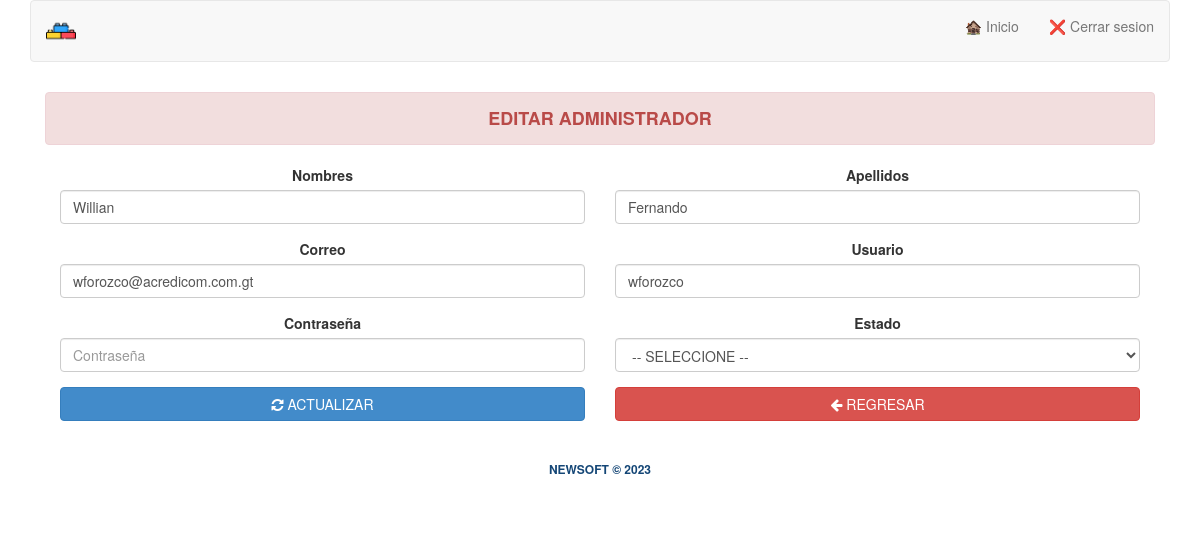
Screenshot of /?view=register_admin&adm=edit&id=2 (signed in) with the database file from the repository.
### tables this page shows
CREATE TABLE `administrador` (
  `id` int(11) NOT NULL,
  `nombres` varchar(150) NOT NULL,
  `apellidos` varchar(150) NOT NULL,
  `email` varchar(150) NOT NULL,
  `usuario` varchar(50) NOT NULL,
  `password` varchar(100) NOT NULL,
  `admin` int(1) NOT NULL,
  `olvido_pass_iden` varchar(32) DEFAULT NULL,
  `estado` int(1) NOT NULL DEFAULT 1,
  `created_by` varchar(150) NOT NULL,
  `created` datetime NOT NULL
);

### core/controller/Module.php (called while the page is built)
<?php
class Module {
	public static function loadLayout(){
		include "core/app/layouts/layout.php";
	}
}
?>

### core/controller/Lb.php (called while the page is built, shortened)
<?php
class Lb {
	public function start(){
		include "core/app/init.php";
	}
}
?>

### index.php (called while the page is built, shortened)
<?php
$lb = new Lb();
$lb->start();
?>

### core/controller/Executor.php (called while the page is built, shortened)
<?php
class Executor {
	public static function doit($sql){
		$con = Database::getCon();
		return array($con->query($sql),$con->insert_id);
	}
}
?>

### core/app/model/AdminData.php (called while the page is built, shortened)
<?php
class AdminData {
	public static $tablename = "administrador";
	public static function getById($id){
		 $sql = "select * from ".self::$tablename." where id=$id";
		$query = Executor::doit($sql);
		return Model::one($query[0],new AdminData());
	}
}

### core/controller/Model.php (called while the page is built, shortened)
<?php
class Model {
	public static function one($query,$aclass){
		$found = null;
		$data = new $aclass;
		while($r = $query->fetch_array()){
			$cnt=1;
			foreach ($r as $key => $v) {
				if($cnt>0 && $cnt%2==0){
					$data->$key = $v;
				}
				$cnt++;
			}
			$found = $data;
			break;
		}
		return $found;
	}
}
?>

### core/app/view/register_admin-view.php (the view, shortened to what this page needs)
<?php if (isset($_GET["adm"]) && $_GET["adm"] == "all") :
    $admin = AdminData::getById($_SESSION["admin_id"]);
    $admins = AdminData::getAll();
?>
    <div class="container text-center">
        <div class="row">
            <div class="col-md-12">
                <h3>
                    <p class="alert alert-danger"><strong>ADMINISTRADORES DEL SISTEMA</strong></p>
                </h3>
                <?php if (count($admins) > 0) : ?>
                    <div class="col-md-12" style="height: 450px; overflow: auto">
                        <table class="table table-bordered" id="mytable" cellspacing="0" style="font-size: 12px;">
                            <thead>
                                <tr>
                                    <th>No.</th>
                                    <th>Nombres</th>
                                    <th>Apellidos</th>
                                    <th>Usuario</th>
                                    <th>Estado</th>
                                    <th>Opciones</th>
                                </tr>
                            </thead>
                            <tfoot>
                                <tr>
                                    <th></th>
                                    <th></th>
                                    <th></th>
                                    <th></th>
                                    <th></th>
                                    <th></th>
                                </tr>
                            </tfoot>
                            <tbody>
                                <?php foreach ($admins as $adm) : ?>
                                    <tr>
                                        <td><?php echo 1 + $cont++; ?></td>
                                        <td><?php echo $adm->nombres; ?></td>
                                        <td><?php echo $adm->apellidos; ?></td>
                                        <td><?php echo $adm->usuario; ?></td>
                                        <td>
                                            <?php if ($adm->estado == 1) : ?>
                                                <span class="label label-success">Activo</span>
                                            <?php else : ?>
                                                <span class="label label-danger">Inactivo</span>
                                            <?php endif ?>
                                        </td>
                                        <td>
                                            <a href="./?view=register_admin&adm=edit&id=<?php echo $adm->id; ?>" class="btn btn-xs btn-default">✏️ Editar</a>
                                            <a href="./?action=admin&adm=delete&id=<?php echo $adm->id; ?>" class="btn btn-xs btn-default">❌</a>
                                        </td>
                                    </tr>
                                <?php endforeach; ?>
                            </tbody>
                        </table>
                    </div>
                <?php
                else : ?>
                    <br>
                    <p class="alert alert-danger"><strong>NO SE ENCONTRARON REGISTROS</strong></p>
                <?php endif; ?>
                <div class="col-md-12">
                    <div class="form-group">
                        <div class="col-md-6">
                            <a href="./?view=register_admin&adm=register" class="btn btn-success btn-block"><i class="fa fa-plus"></i> NUEVO ADMINISTRADOR</a>
                        </div>
                    </div>
                    <div class="form-group">
                        <div class="col-md-6">
                            <a href="./?view=welcome" class="btn btn-danger btn-block"><i class="fa fa-arrow-left"></i> REGRESAR</a>
                        </div>
                    </div>
                </div>
            </div>
        </div>
    </div>
<?php elseif (isset($_GET["adm"]) && $_GET["adm"] == "edit") :
    $adm = AdminData::getById($_GET["id"]);
?>
    <div class="container text-center">
        <div class="row">
            <div class="col-md-12">
                <h4>
                    <p class="alert alert-danger"><strong>EDITAR ADMINISTRADOR</strong></p>
                </h4>
                <form method="post" action="./?action=admin&adm=update">
                    <div class="row">
                        <div class="col-md-12">
                            <div class="col-xs-12 col-sm-6">
                                <div class="form-group">
                                    <label>Nombres</label>
                                    <input type="text" class="form-control" value="<?php echo $adm->nombres; ?>" placeholder="Nombre" name="nombres" required>
                                </div>
                            </div>
                            <div class="col-xs-12 col-sm-6">
                                <div class="form-group">
                                    <label>Apellidos</label>
                                    <input type="text" class="form-control" value="<?php echo $adm->apellidos; ?>" placeholder="Apellido" name="apellidos" required>
                                </div>
                            </div>
                        </div>
                    </div>
                    <div class="row">
                        <div class="col-md-12">
                            <div class="col-xs-12 col-sm-6">
                                <div class="form-group">
                                    <label>Correo</label>
                                    <input type="text" class="form-control" value="<?php echo $adm->email; ?>" placeholder="Correo" name="email" required>
                                </div>
                            </div>
                            <div class="col-xs-12 col-sm-6">
                                <div class="form-group">
                                    <label>Usuario</label>
                                    <input type="text" class="form-control" value="<?php echo $adm->usuario; ?>" placeholder="Usuario" name="usuario" required>
                                </div>
                            </div>
                        </div>
                    </div>
                    <div class="row">
                        <div class="col-md-12">
                            <div class="col-xs-12 col-sm-6">
                                <div class="form-group">
                                    <label>Contraseña</label>
                                    <input type="password" class="form-control" placeholder="Contraseña" name="password" required>
                                </div>
                            </div>
                            <div class="col-xs-12 col-sm-6">
                                <div class="form-group">
                                    <label for="theestado">Estado</label>
                                    <select name="estado" class="form-control" id="" required>
                                        <option value="">-- SELECCIONE --</option>
                                    </select>
                                </div>
                            </div>
                        </div>
                    </div>
                    <div class="row">
                        <div class="col-md-12">
                            <div class="col-xs-12 col-sm-6">
                                <div class="form-group">
                                    <button type="submit" class="btn btn-primary btn-block"><i class="fa fa-refresh"></i> ACTUALIZAR</button>
                                </div>
                            </div>
                            <div class="col-xs-12 col-sm-6">
                                <div class="form-group">
                                    <a class="btn btn-danger mt10 btn-block" href="./?view=register_admin&adm=all"><i class="fa fa-arrow-left"></i> REGRESAR</a>
                                </div>
                            </div>
                        </div>
                    </div>
                </form>
            </div>
        </div>
    </div>
<?php endif; ?>

### rows the page displays
administrador: nombres "Willian", apellidos "Fernando", email "wforozco@acredicom.com.gt", usuario "wforozco"
